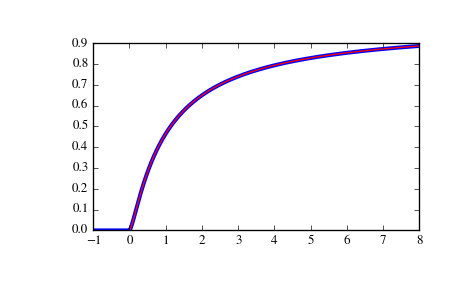

This chart was generated by the following Python code:
from scipy import special
from scipy import stats
import matplotlib.pyplot as plt

# Plot the CDF of the non-central F distribution, for nc=0.  Compare with the
# F-distribution from scipy.stats:

x = np.linspace(-1, 8, num=500)
dfn = 3
dfd = 2
ncf_stats = stats.f.cdf(x, dfn, dfd)
ncf_special = special.ncfdtr(dfn, dfd, 0, x)

fig = plt.figure()
ax = fig.add_subplot(111)
ax.plot(x, ncf_stats, 'b-', lw=3)
ax.plot(x, ncf_special, 'r-')
plt.show()
